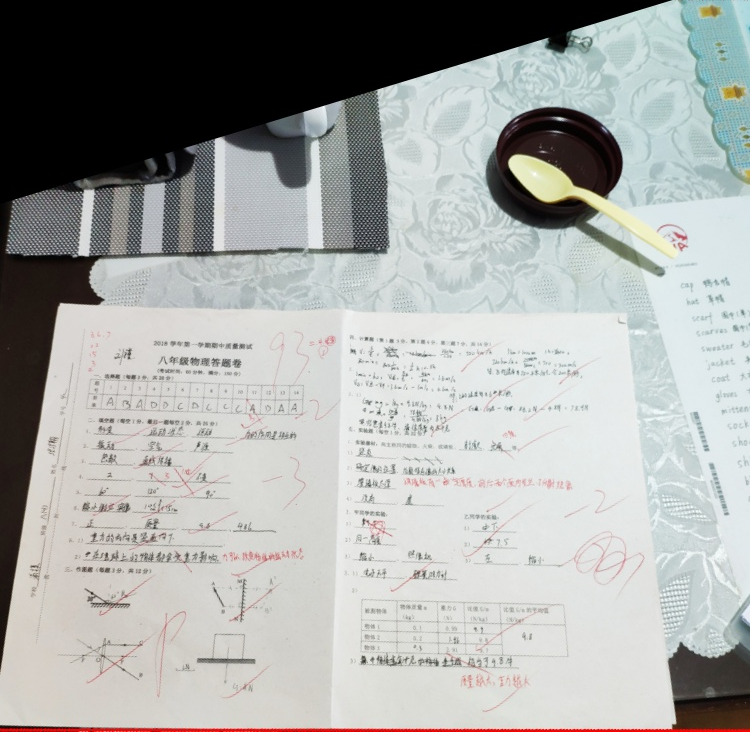
#> input picture exam/IMG_20181118_102751.jpg, 750 x 732 px
$ python -i page.py   (imports and definitions only)
#> lines starting #> are read from the running program, lines starting #| are printed output that depends on the picture
#> further down, picture is the input picture: shape (732, 750, 3); mean B, G, R 166.3, 168.5, 166.6
# coding=utf-8

import os
import traceback
import sys

import cv2
import numpy as np
from PIL import Image
from scipy.ndimage.filters import rank_filter


class Page(object):
    # [42 lines left out: functions __init__, crop, deskew, extract_text, save, not called in this run]


def auto_canny(image, sigma=0.33):
#> called with sigma = 0.33
    v = np.median(image)
#> v = 208
    lower = int(max(0, (1.0 - sigma) * v))
#> lower = 139
    upper = int(min(255, (1.0 + sigma) * v))
#> upper = 255
    edged = cv2.Canny(image, lower, upper, True)
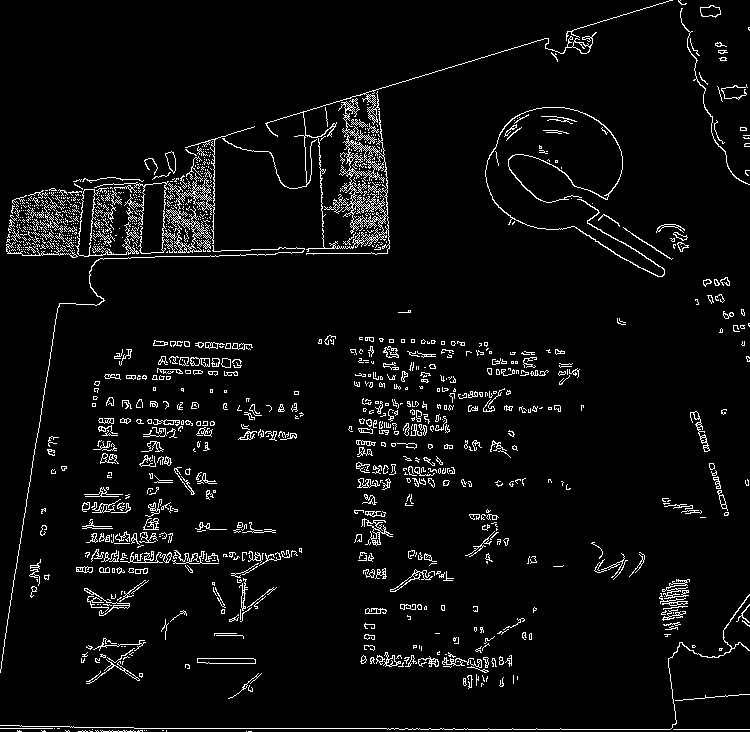
#> edged: shape (732, 750); 4.8% white in thin lines or dots
    return edged


def dilate(image, kernel, iterations):
    dilated_image = cv2.dilate(image, kernel, iterations=iterations)
    return dilated_image


# [69 lines left out: functions downscale_image, find_components, find_likely_rectangles, make_box, rect_union, not called in this run]


def rect_area(crop):
    x1, y1, x2, y2 = crop
    return max(0, x2 - x1) * max(0, y2 - y1)


# [91 lines left out: functions crop_image, reduce_noise_raw, reduce_noise_edges, rects_are_vertical, find_final_crop, process_image, not called in this run]


def rad_to_deg(theta):
    return theta * 180 / np.pi


# [7 lines left out: function rotate, not called in this run]


def estimate_skew(image):
    edges = auto_canny(image)
    lines = cv2.HoughLines(edges, 1, np.pi / 90, 200)
#> lines = [[728, 1.57], [258, 1.54]]
    new = edges.copy()

    thetas = []

    for line in lines:
        for rho, theta in line:
            a = np.cos(theta)
            b = np.sin(theta)
            x0 = a * rho
            y0 = b * rho
            x1 = int(x0 + 1000 * (-b))
            y1 = int(y0 + 1000 * (a))
            x2 = int(x0 - 1000 * (-b))
            y2 = int(y0 - 1000 * (a))
            if theta > np.pi / 3 and theta < np.pi * 2 / 3:
                thetas.append(theta)
                new = cv2.line(new, (x1, y1), (x2, y2), (255, 255, 255), 1)
#> this loop made 2 passes
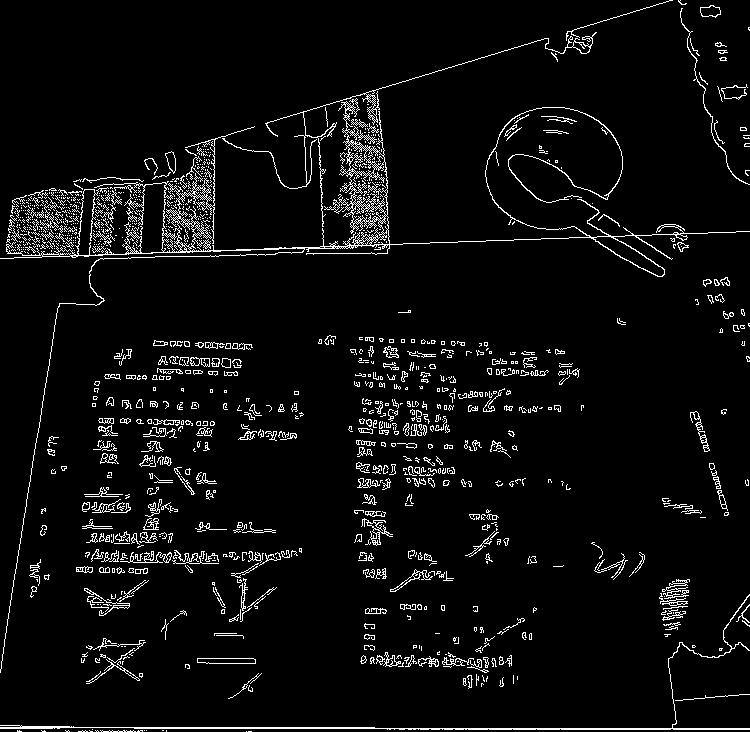
#> new: shape (732, 750); 5.1% white in thin lines or dots
#> after the loop, thetas = [1.57, 1.54]

    theta_mean = np.mean(thetas)
#> theta_mean = 1.55
    theta = rad_to_deg(theta_mean) if len(thetas) > 0 else 0
#> theta = 89

    return theta


def compute_skew(theta):
    # We assume a perfectly aligned page has lines at theta = 90 deg
#> called with theta = 89
    diff = 90 - theta
#> diff = 1

    # We want to reverse the difference.
    return -diff


def process_skewed_crop(image):
    theta = compute_skew(estimate_skew(image))
#> theta = -1
#> (the run stopped early here; a loop or call above may not have finished)
